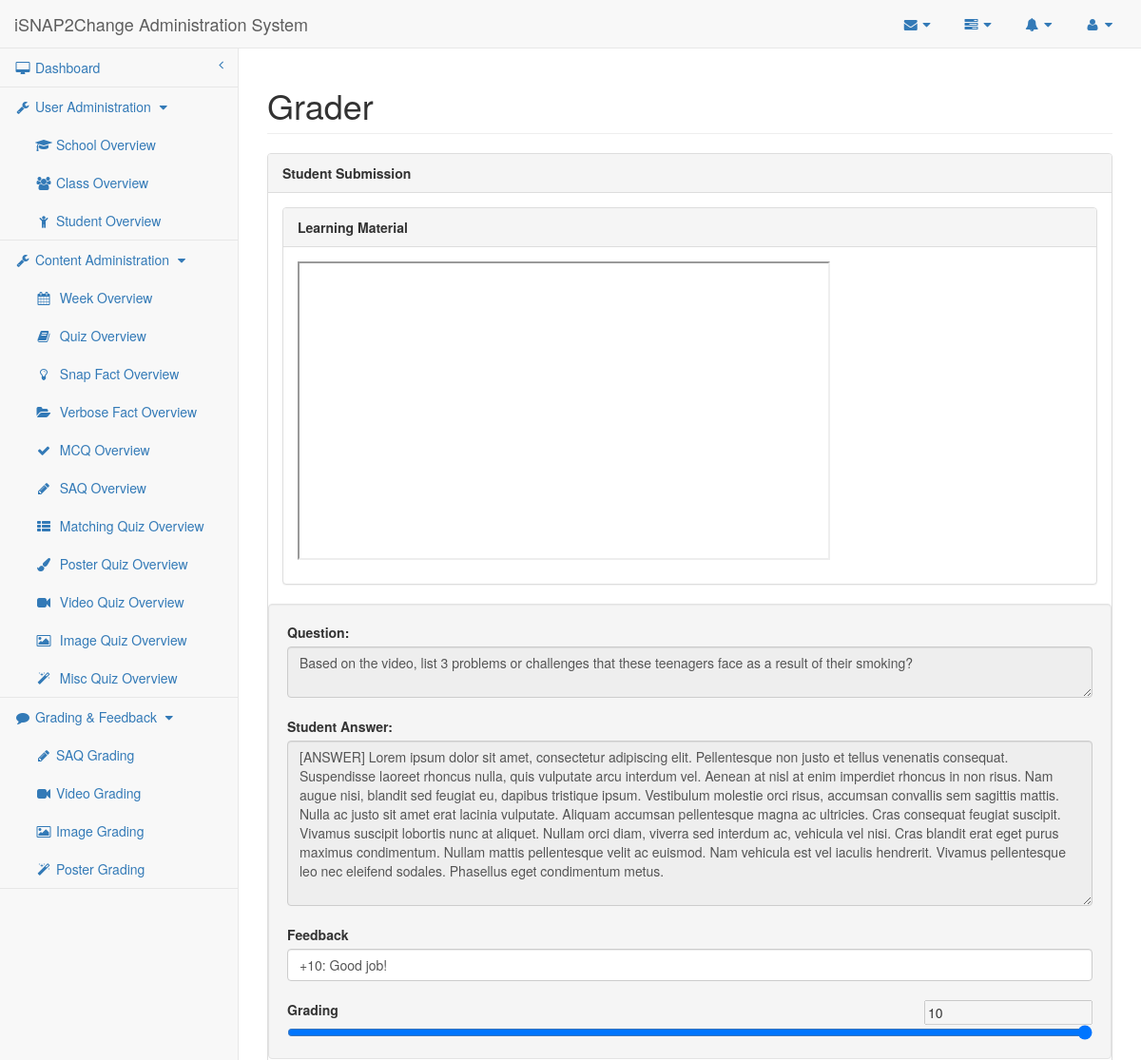
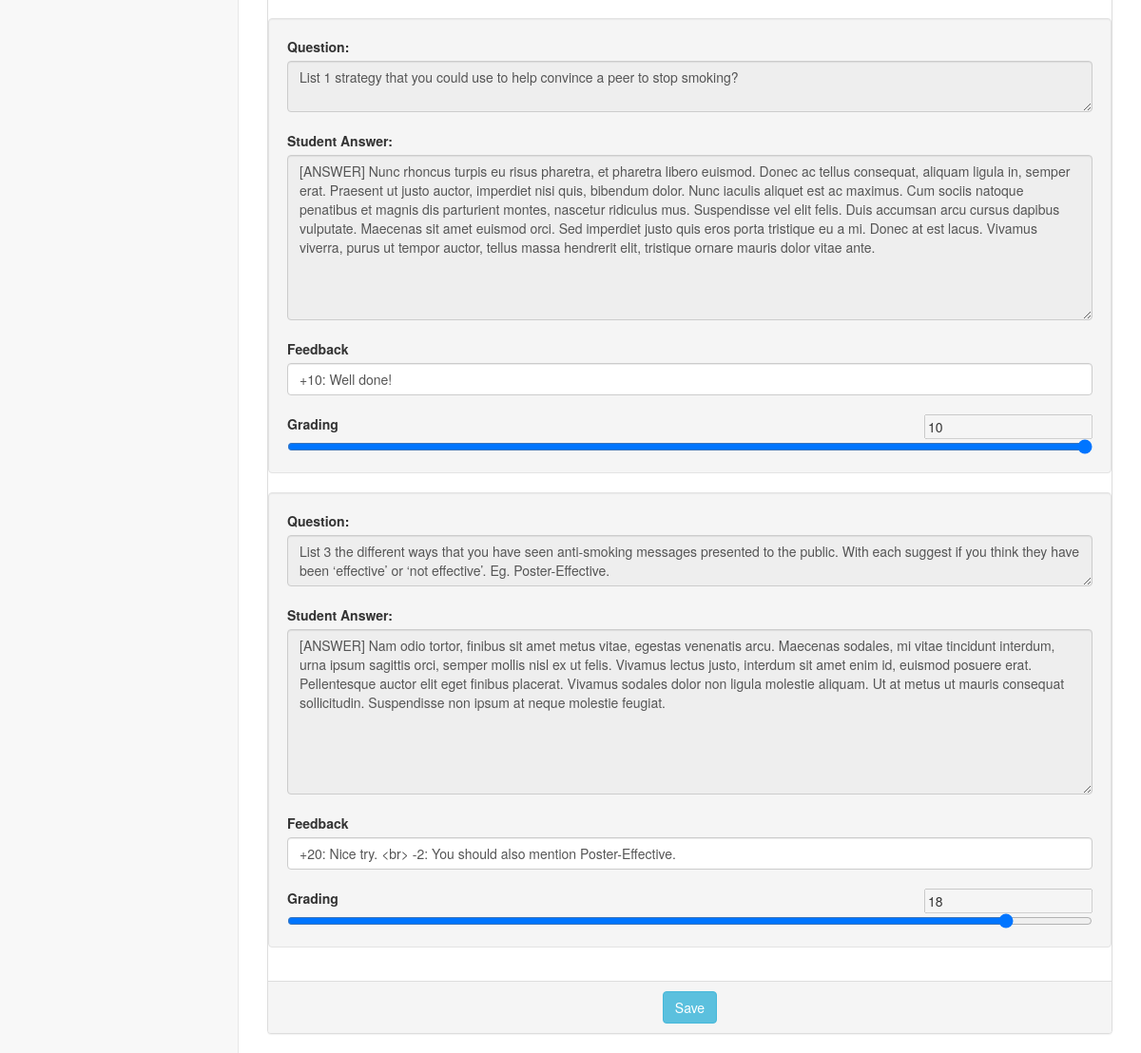
The page /researcher/saq-grader.php?quizID=3&studentID=1 on the database its author committed (2 pictures, top to bottom).
### tables this page shows
CREATE TABLE IF NOT EXISTS `Learning_Material` (
    QuizID MEDIUMINT,
    Content LONGTEXT,
    Excluded MEDIUMINT DEFAULT 0,
    CONSTRAINT Learning_Material_QuizID_PK PRIMARY KEY (QuizID),
    CONSTRAINT Learning_Material_QuizID_FK FOREIGN KEY (QuizID)
        REFERENCES Quiz (QuizID)
        ON DELETE CASCADE ON UPDATE CASCADE
);

CREATE TABLE IF NOT EXISTS `Quiz_Record` (
    QuizID MEDIUMINT,
    StudentID MEDIUMINT,    
    `Status` ENUM('UNSUBMITTED', 'UNGRADED', 'GRADED') DEFAULT 'GRADED',
    Viewed BOOLEAN DEFAULT 0,
    CONSTRAINT Quiz_Record_PK PRIMARY KEY (QuizID , StudentID),
    CONSTRAINT Quiz_Record_QuizID_FK FOREIGN KEY (QuizID)
        REFERENCES Quiz (QuizID)
        ON DELETE CASCADE ON UPDATE CASCADE,
    CONSTRAINT Quiz_Record_StudentID_FK FOREIGN KEY (StudentID)
        REFERENCES Student (StudentID)
        ON DELETE CASCADE ON UPDATE CASCADE
);

CREATE TABLE IF NOT EXISTS `SAQ_Question` (
    SAQID MEDIUMINT AUTO_INCREMENT,
    Question TEXT,
    Points MEDIUMINT,
    QuizID MEDIUMINT,
    CONSTRAINT SAQ_Question_SAQID_PK PRIMARY KEY (SAQID),
    CONSTRAINT SAQ_Question_QuizID_FK FOREIGN KEY (QuizID)
        REFERENCES SAQ_Section (QuizID)
        ON DELETE CASCADE ON UPDATE CASCADE
);

CREATE TABLE IF NOT EXISTS `SAQ_Question_Record` (
    StudentID MEDIUMINT,
    SAQID MEDIUMINT,
    Answer TEXT,
    Feedback TEXT,
    Grading MEDIUMINT,
    CONSTRAINT SAQ_Question_Record_PK PRIMARY KEY (StudentID , SAQID),
    CONSTRAINT SAQ_Question_Record_StudentID_FK FOREIGN KEY (StudentID)
        REFERENCES Student (StudentID)
        ON DELETE CASCADE ON UPDATE CASCADE,
    CONSTRAINT SAQ_Question_Record_SAQID_FK FOREIGN KEY (SAQID)
        REFERENCES SAQ_Question (SAQID)
        ON DELETE CASCADE ON UPDATE CASCADE
);

### researcher/saq-grader.php (called while the page is built)
<?php
require_once('saq-grader-template.php');
?>

### mysql-lib.php (called while the page is built, shortened)
<?php
function getSAQSubmission(PDO $conn, $quizID, $studentID)
{
    $quizSql = "SELECT * FROM Quiz_Record NATURAL JOIN SAQ_Question NATURAL JOIN SAQ_Question_Record WHERE QuizID = ? AND StudentID = ?";
    $quizQuery = $conn->prepare($quizSql);
    $quizQuery->execute(array($quizID, $studentID));
    $quizResult = $quizQuery->fetchAll(PDO::FETCH_OBJ);
    return $quizResult;
}
?>

### researcher/saq-grader-template.php (the view, shortened to what this page needs)
<?php
require_once("../mysql-lib.php");
require_once("researcher-lib.php");
if (isset($_GET['quizID']) && isset($_GET['studentID'])) {
    $quizID = $_GET['quizID'];
    $studentID = $_GET['studentID'];
}
try {
    $conn = db_connect();
} catch (Exception $e) {
    debug_err($e);
}
try {
    $saqSubmissionResult = getSAQSubmission($conn, $quizID, $studentID);
    $phpSelf = $pageName . '.php?quizID=' . $quizID . '&studentID=' . $studentID;
} catch (Exception $e) {
    debug_err($e);
}
?>
<!DOCTYPE html>
<html lang="en">
<?php require_once('header-lib.php'); ?>
<body>
<div id="wrapper">
    <?php require_once('navigation.php'); ?>
    <div id="page-wrapper">
        <div class="row">
            <div class="col-lg-12">
                <h1 class="page-header">Grader</h1>
            </div>
        </div>
        <div class="row">
            <div class="col-lg-12">
                <div class="panel panel-default">
                    <div class="panel-heading">
                        Student Submission
                    </div>
                    <div class="panel-body">
                        <?php require_once('learning-material.php'); ?>
                        <form id="submission" method="post" action="<?php echo $phpSelf ?>">
                            <?php for ($i = 0; $i < count($saqSubmissionResult); $i++) {
                                $saqID = $saqSubmissionResult[$i]->SAQID;
                                ?>
                                <div class="well row">
                                    <label for=question[]">Question:</label>
                                    <textarea class="form-control" id="question[]" rows="2"
                                              disabled><?php echo $saqSubmissionResult[$i]->Question ?></textarea>
                                    <br>
                                    <label for=studentAnswer[]">Student Answer:</label>
                                    <textarea class="form-control" id="studentAnswer[]" rows="8"
                                              disabled><?php echo $saqSubmissionResult[$i]->Answer ?></textarea>
                                    <br>
                                    <label for="feedback[]">Feedback</label>
                                    <input type="text" class="form-control dialogInput"
                                           id="feedback<?php echo $saqID ?>"
                                           name="feedback[]"
                                           placeholder="Input Feedback"
                                           value="<?php echo $saqSubmissionResult[$i]->Feedback ?>" required>
                                    <br>
                                    <label for="grading[]">Grading</label>
                                    <input type="text" class="dialoginput pull-right" id="textInput<?php echo $saqID ?>"
                                           value="<?php if (strlen($saqSubmissionResult[$i]->Grading) > 0) echo $saqSubmissionResult[$i]->Grading; else echo $saqSubmissionResult[$i]->Points ?>"
                                           disabled>
                                    <input type="range" class="dialoginput" min="0"
                                           max="<?php echo $saqSubmissionResult[$i]->Points ?>"
                                           value="<?php if (strlen($saqSubmissionResult[$i]->Grading) > 0) echo $saqSubmissionResult[$i]->Grading; else echo $saqSubmissionResult[$i]->Points ?>"
                                           id="grading" name="grading[]"
                                           onchange="updateTextInput(<?php echo $saqID ?>, this.value);">
                                </div>
                            <?php } ?>
                        </form>
                    </div>
                    <div class="panel-footer text-center">
                        <button type="button" id="btnSave" class="btn btn-default btn-info">Save</button>
                    </div>
                </div>
            </div>
        </div>
    </div>
</div>
<?php require_once('sb-admin-lib.php'); ?>
</body>
</html>

### sb-admin/css/sb-admin-2.css (style rules this page uses)
body { background-color: #f8f8f8; }
#wrapper { width: 100%; }
#page-wrapper { padding: 0 15px; min-height: 568px; background-color: #fff; }
@media (min-width:768px) { #page-wrapper { position: inherit; margin: 0 0 0 250px; padding: 0 30px; border-left: 1px solid #e7e7e7; } }

### researcher/header-lib.php (style rules this page uses)
.panel-heading { font-weight: bold; }

### rows shown on the page
quiz_record: Question "Based on the video, list 3 problems or challenges that these teenagers face as a result of their smoking?", Answer "[ANSWER] Lorem ipsum dolor sit amet, consectetur adipiscing elit. Pellentesque non justo et tellus venenatis consequat. Suspendisse laoreet rhoncus nulla, quis vulputate arcu interdum vel. Aenean at nisl at enim imperdiet rhoncus in non risus. Nam augue nisi, blandit sed feugiat eu, dapibus tristique ipsum. Vestibulum molestie orci risus, accumsan convallis sem sagittis mattis. Nulla ac justo sit amet erat lacinia vulputate. Aliquam accumsan pellentesque magna ac ultricies. Cras consequat feugiat suscipit. Vivamus suscipit lobortis nunc at aliquet. Nullam orci diam, viverra sed interdum ac, vehicula vel nisi. Cras blandit erat eget purus maximus condimentum. Nullam mattis pellentesque velit…", Feedback "+10: Good job!", Grading "10", Question "List 1 strategy that you could use to help convince a peer to stop smoking?", Answer "[ANSWER] Nunc rhoncus turpis eu risus pharetra, et pharetra libero euismod. Donec ac tellus consequat, aliquam ligula in, semper erat. Praesent ut justo auctor, imperdiet nisi quis, bibendum dolor. Nunc iaculis aliquet est ac maximus. Cum sociis natoque penatibus et magnis dis parturient montes, nascetur ridiculus mus. Suspendisse vel elit felis. Duis accumsan arcu cursus dapibus vulputate. Maecenas sit amet euismod orci. Sed imperdiet justo quis eros porta tristique eu a mi. Donec at est lacus. Vivamus viverra, purus ut tempor auctor, tellus massa hendrerit elit, tristique ornare mauris dolor vitae ante.", Feedback "+10: Well done!", Question "List 3 the different ways that you have seen anti-smoking messages presented to the public. With each suggest if you think they have been ‘effective’ or ‘not effective’. Eg. Poster-Effective.", Answer "[ANSWER] Nam odio tortor, finibus sit amet metus vitae, egestas venenatis arcu. Maecenas sodales, mi vitae tincidunt interdum, urna ipsum sagittis orci, semper mollis nisl ex ut felis. Vivamus lectus justo, interdum sit amet enim id, euismod posuere erat. Pellentesque auctor elit eget finibus placerat. Vivamus sodales dolor non ligula molestie aliquam. Ut at metus ut mauris consequat sollicitudin. Suspendisse non ipsum at neque molestie feugiat.", Feedback "+20: Nice try. <br> -2: You should also mention Poster-Effective.", Grading "18"

### other values the page prints
$userAdminPageArr[$i] "School"
$userAdminPageArr[$i] "Class"
$userAdminPageArr[$i] "Student"
$contentAdminPageArr[$i] "Week"
$contentAdminPageArr[$i] "Quiz"
$contentAdminPageArr[$i] "Snap Fact"
$contentAdminPageArr[$i] "Verbose Fact"
$contentAdminPageArr[$i] "MCQ"
$contentAdminPageArr[$i] "SAQ"
$contentAdminPageArr[$i] "Matching"
$contentAdminPageArr[$i] "Poster"
$contentAdminPageArr[$i] "Video"
$contentAdminPageArr[$i] "Image"
$contentAdminPageArr[$i] "Misc"
$gradingPageArr[$i] "SAQ Grading"
